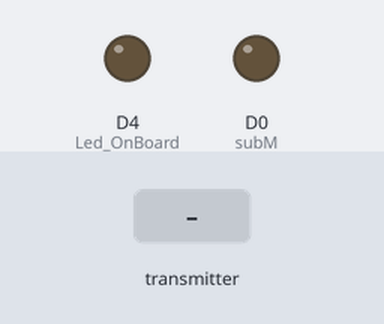
This sketch was run on a simulated ESP8266 (NodeMCU). On the bench: output pins drawn as LEDs (lit = HIGH). The inputs (shaded band) are chosen by the test bench. WiFi joins after 1.5 s; servers stay silent unless stated; uploads are accepted with an empty reply; no radio packets arrive unless stated; pins used as bus, display or sensor lines are not drawn; what the sketch prints to the serial monitor is not drawn.

Above: at 1.0 s.
At 4.7 s:
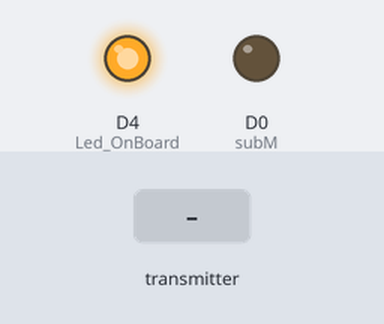
4.8 s: the transmitter starts sending receiver = 256
At 5.6 s:
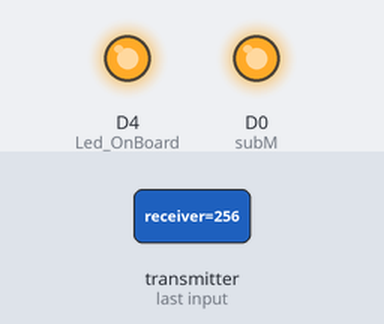
Timing chart, 0 to 7.8 s (numbered marks = the images above; inputs shaded):
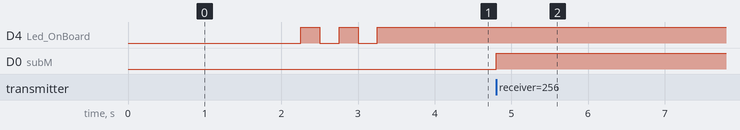

Measured:
- after the input at 4.8 s, D0 (subM): LOW → HIGH at once

The sketch:

final_test.ino
```cpp
#include <SPI.h>
#include <nRF24L01.h>
#include <RF24.h>
#include <LCD.h>
#include <LiquidCrystal_I2C.h>
#include <ESP8266WiFi.h>
#include <WiFiClient.h>
#include <ESP8266WebServer.h>
#include <ESP8266HTTPClient.h>

//RF_S
#define CE_PIN    D4
#define CSN_PIN   D3
int Led_OnBoard = 2;
RF24 radio(CE_PIN, CSN_PIN);

// tx/rx address
const byte rxAddr[] = {1, 2, 3, 4};
//RF_E
//DB_S
const char* ssid = "UIU-STUDENT";                  // Your wifi Name
const char* password = "12345678";          // Your wifi Password

const char *host = "10.10.241.48"; //Your pc or server (database) IP, example : 192.168.0.0 , if you are a windows os user, open cmd, then type ipconfig then look at IPv4 Address.

//DB_E

int subM = D0;
bool flag = false;
void setup() {
  // put your setup code here, to run once:
    delay(1000);
  pinMode(Led_OnBoard, OUTPUT);       // Initialize the Led_OnBoard pin as an output
  Serial.begin(9600);
  WiFi.mode(WIFI_OFF);        //Prevents reconnection issue (taking too long to connect)
  delay(1000);
  WiFi.mode(WIFI_STA);        //This line hides the viewing of ESP as wifi hotspot

  WiFi.begin(ssid, password);     //Connect to your WiFi router
  Serial.println("");

  Serial.print("Connecting");
  // Wait for connection
  while (WiFi.status() != WL_CONNECTED) {
    digitalWrite(Led_OnBoard, LOW);
    delay(250);
    Serial.print(".");
    digitalWrite(Led_OnBoard, HIGH);
    delay(250);
  }

  digitalWrite(Led_OnBoard, HIGH);
  //If connection successful show IP address in serial monitor
  Serial.println("");
  Serial.println("Connected to Network/SSID");
  Serial.print("IP address: ");
  Serial.println(WiFi.localIP());  //IP address assigned to your ESP

//RF_S
  radio.begin();
  radio.setPALevel(RF24_PA_MIN);   // RF24_PA_MIN ,RF24_PA_LOW, RF24_PA_HIGH, RF24_PA_MAX
  radio.setDataRate( RF24_250KBPS ); // RF24_250KBPS, RF24_1MBPS, RF24_2MBPS
  radio.setChannel(108);

  radio.openReadingPipe(0, rxAddr[0]);
  radio.openReadingPipe(1, rxAddr[1]);
  radio.openReadingPipe(2, rxAddr[2]);
  radio.openReadingPipe(3, rxAddr[3]);

  radio.startListening();
  //RF_E

  pinMode(subM, OUTPUT);
}

int n = 0;

void loop() {
  // put your main code here, to run repeatedly:
  HTTPClient http;    //Declare object of class HTTPClient

 //RF_S
  byte pipeNum = 0;
  int node, distance, receiver;
  String LdrValueSend, postData;

  while (radio.available(&pipeNum))
  {

    radio.read(&receiver, sizeof(receiver));

    node = receiver / 100;
    distance = receiver - node*100;

    if(distance < 99){
      Serial.print("Node "); Serial.print(node); Serial.print(" Water level "); Serial.print(distance); Serial.print(" cm"); Serial.println();
      if(distance > 15 && flag == false){
        digitalWrite(subM, HIGH);
        flag = true;
      }
      else if(distance < 15 && flag == true){
        digitalWrite(subM, LOW);
        flag = false;
      }
    }
    else{
      Serial.print("Node "); Serial.print(node); Serial.print(" Water level more than 100 cm"); Serial.println();
    }
    //Read Analog value of LDR
  LdrValueSend = String(receiver);   //String to interger conversion

  //Post Data
  postData = "ldrvalue=" + LdrValueSend;
  http.begin("http://10.10.241.48/Nodemcu_db_record_view/InsertDB.php");              //Specify request destination
  http.addHeader("Content-Type", "application/x-www-form-urlencoded");    //Specify content-type header

  int httpCode = http.POST(postData);   //Send the request
  String payload = http.getString();    //Get the response payload

  //Serial.println("LDR Value=" + ldrvalue);
  Serial.println(httpCode);   //Print HTTP return code
  Serial.println("The Payload is" + payload);    //Print request response payload
  Serial.println("LDR Value=" + LdrValueSend);

  http.end();  //Close connection

  delay(4000);  //Here there is 4 seconds delay plus 1 second delay below, so Post Data at every 5 seconds
  digitalWrite(Led_OnBoard, LOW);
  delay(1000);
  digitalWrite(Led_OnBoard, HIGH);
  }

 }
```
